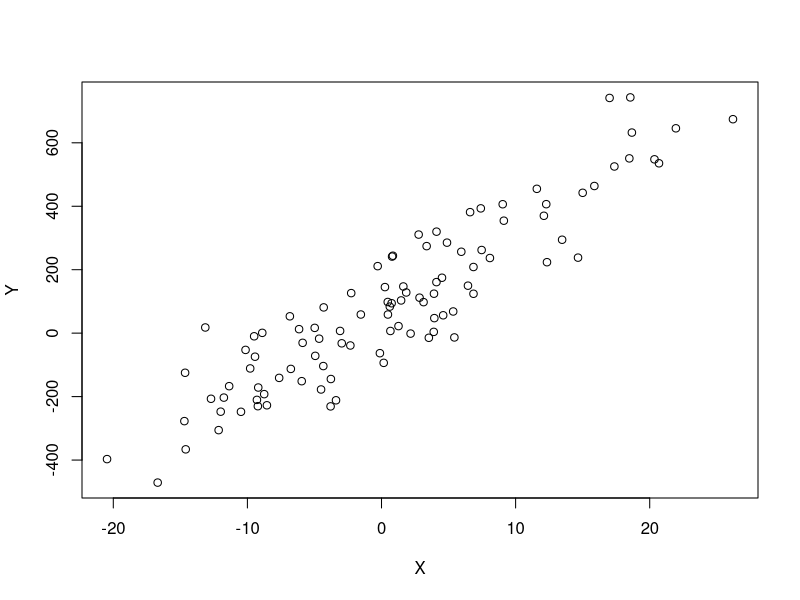

Write the R code that produced this figure.
N <- 100
trueslope <- 25
trueintercept <- 65
errstd <- 100

X <- rnorm(N,0,10)
Y <- trueslope*X + trueintercept + rnorm(N,0,errstd)

plot(X,Y)

model <- lm(Y~X)
print(summary(model))